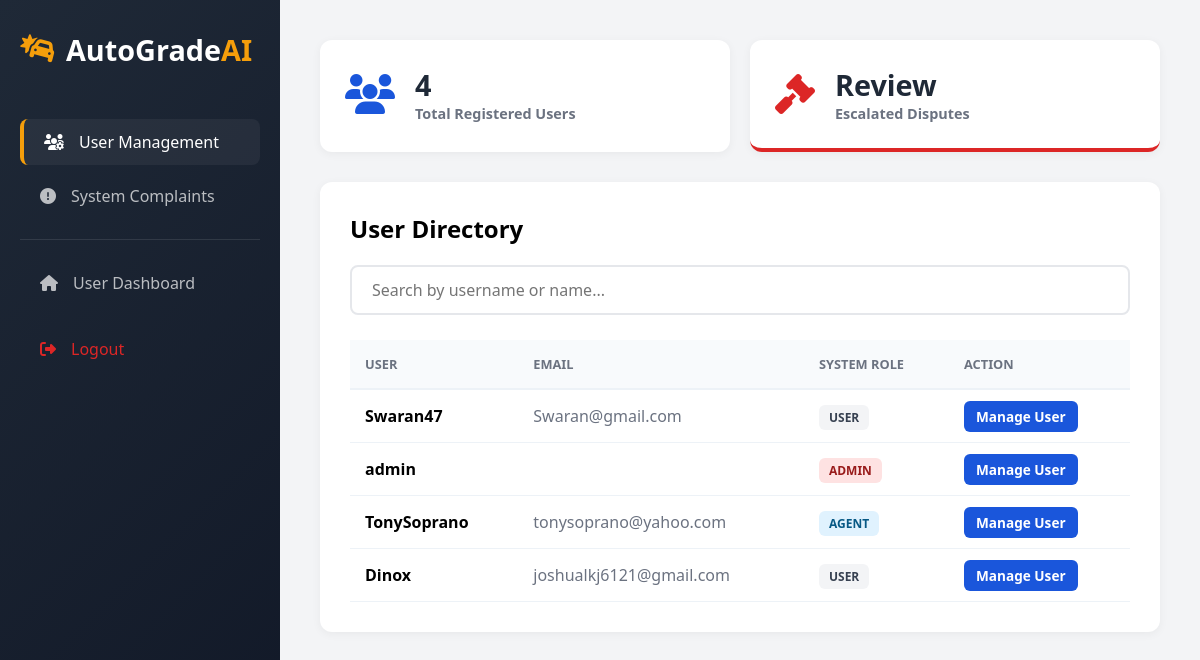
Before: /system-admin/ (signed in) with the older database file.
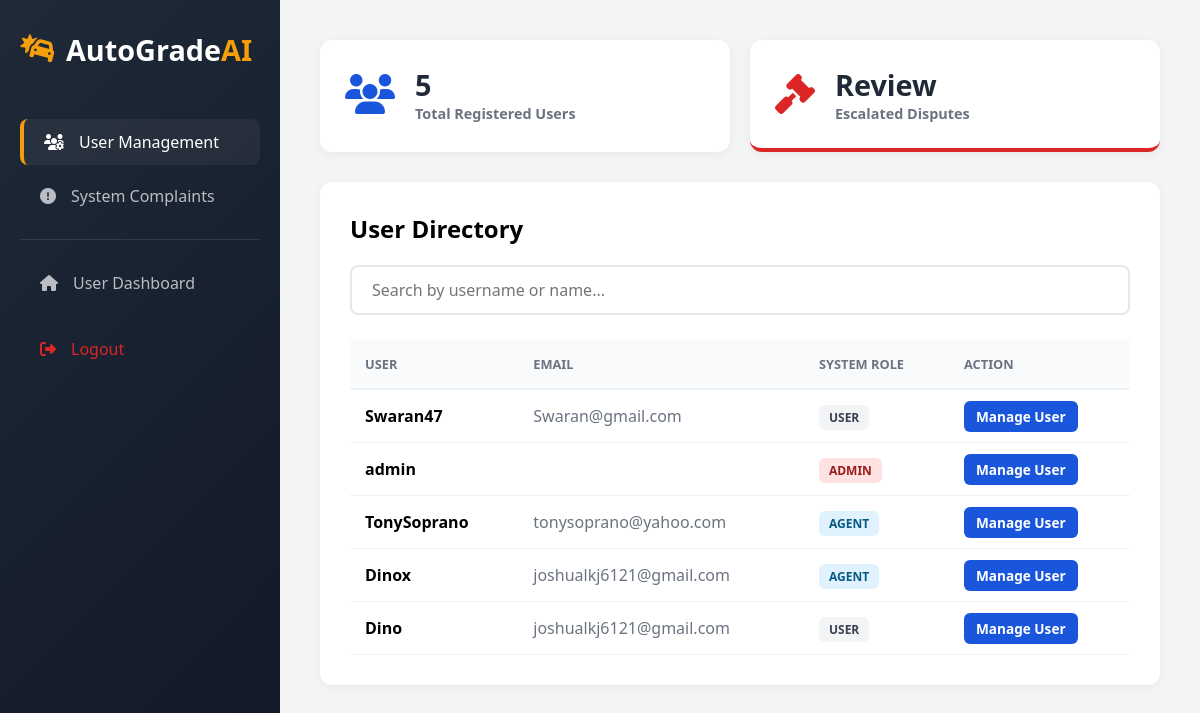
After: the same page with the newer database file.
### my_admin/models.py (models this page shows, shortened)
class UserProfile(models.Model):
    user = models.OneToOneField(User, on_delete=models.CASCADE)
    ROLE_CHOICES = (
        ('User', 'Standard User'),
        ('Agent', 'Insurance Agent'),
        ('Admin', 'System Administrator'),
    )
    role = models.CharField(max_length=10, choices=ROLE_CHOICES, default='User')
    company = models.ForeignKey(
        InsuranceCompany,
        on_delete=models.SET_NULL,
        null=True,
        blank=True
    )

### my_admin/views.py (the view)
# urls.py: path('system-admin/', views.admin_panel, name='admin_panel'),
@login_required
def admin_panel(request):
    if request.user.userprofile.role != 'Admin':
        return redirect('admin_dashboard')
    search_query = request.GET.get('search', '').strip()
    profiles = UserProfile.objects.all()
    if search_query:
        profiles = profiles.filter(user__username__icontains=search_query) | profiles.filter(
            user__first_name__icontains=search_query)
    return render(request, "AdminPanel.html", {'profiles': profiles, 'search_query': search_query})

### my_admin/templates/AdminPanel.html (shortened to what this page needs)
<!DOCTYPE html>
<html lang="en">
<head>
    <link rel="stylesheet" href="https://cdnjs.cloudflare.com/ajax/libs/font-awesome/6.4.0/css/all.min.css">
</head>
<body>
    <div class="sidebar">
        <div class="sidebar-header">
            <div class="logo"><i class="fas fa-car-crash"></i><span>AutoGrade<span>AI</span></span></div>
        </div>
        <div class="nav-menu">
            <a href="{% url 'admin_panel' %}" class="nav-item active">
                <i class="fas fa-users-cog"></i><span>User Management</span>
            </a>
            <a href="{% url 'admin_complaints_view' %}" class="nav-item">
                <i class="fas fa-exclamation-circle"></i><span>System Complaints</span>
            </a>
            <hr style="border: 0; border-top: 1px solid rgba(255,255,255,0.1); margin: 20px 0;">
            <a href="{% url 'admin_dashboard' %}" class="nav-item">
                <i class="fas fa-home"></i><span>User Dashboard</span>
            </a>
            <a href="{% url 'my_logout' %}" class="nav-item" style="color: var(--danger); margin-top: 20px;">
                <i class="fas fa-sign-out-alt"></i><span>Logout</span>
            </a>
        </div>
    </div>
    <div class="main-content">
        <div class="stats-grid">
            <div class="stat-card">
                <i class="fas fa-users"></i>
                <div class="stat-info">
                    <h3>{{ profiles.count }}</h3>
                    <p>Total Registered Users</p>
                </div>
            </div>
            <a href="{% url 'admin_complaints_view' %}" class="stat-card complaints">
                <i class="fas fa-gavel"></i>
                <div class="stat-info">
                    <h3>Review</h3>
                    <p>Escalated Disputes</p>
                </div>
            </a>
        </div>
        <div class="table-container">
            <h2 style="margin-bottom: 20px;">User Directory</h2>
            <form method="GET" action="{% url 'admin_panel' %}">
                <input type="text" name="search" class="search-bar" placeholder="Search by username or name..." value="{{ search_query }}">
            </form>
            <table>
                <thead>
                    <tr>
                        <th>User</th>
                        <th>Email</th>
                        <th>System Role</th>
                        <th>Action</th>
                    </tr>
                </thead>
                <tbody>
                    {% for p in profiles %}
                    <tr>
                        <td style="font-weight: 600;">{{ p.user.username }}</td>
                        <td style="color: var(--gray);">{{ p.user.email }}</td>
                        <td>
                            <span class="role-badge {% if p.role == 'Admin' %}role-admin{% elif p.role == 'Agent' %}role-agent{% else %}role-user{% endif %}">
                                {{ p.role|upper }}
                            </span>
                        </td>
                        <td>
                            <a href="{% url 'user_detail' p.id %}" class="btn-view">Manage User</a>
                        </td>
                    </tr>
                    {% endfor %}
                </tbody>
            </table>
        </div>
    </div>
</body>
</html>

Changed rows visible on the page:
changed UserProfile "Dinox": role "USER" → "AGENT"
added UserProfile: user.username "Dino", user.email "joshualkj6121@gmail.com", role "USER"
Other visible differences:
{{ profiles.count }}: "4" → "5"
